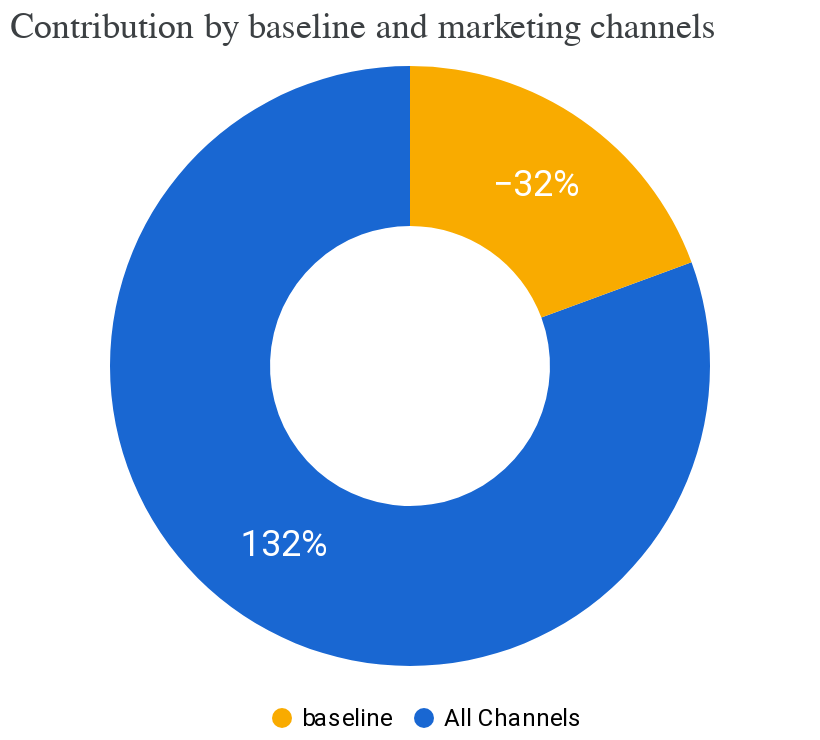

The notebook cell this image was saved under:
### Code cell
media_summary.plot_contribution_pie_chart()

### Figure 1 — Vega-Lite specification as saved in the notebook (floating-point values rounded to 4 significant figures)
{"config": {"view": {"continuousWidth": 300, "continuousHeight": 300, "stroke": null}}, "layer": [{"mark": {"type": "arc", "innerRadius": 70, "outerRadius": 150}, "encoding": {"color": {"field": "channel", "legend": {"direction": "horizontal", "labelFont": "Roboto", "labelFontSize": 12, "legendX": 130, "legendY": 320, "orient": "none", "title": null}, "scale": {"domain": ["baseline", "All Channels"], "range": ["#F9AB00", "#1967D2"]}, "type": "nominal"}, "theta": {"field": "pct_of_contribution", "stack": true, "type": "quantitative"}}}, {"mark": {"type": "text", "fill": "white", "font": "Roboto", "radius": 110, "size": 18}, "encoding": {"color": {"field": "channel", "legend": {"direction": "horizontal", "labelFont": "Roboto", "labelFontSize": 12, "legendX": 130, "legendY": 320, "orient": "none", "title": null}, "scale": {"domain": ["baseline", "All Channels"], "range": ["#F9AB00", "#1967D2"]}, "type": "nominal"}, "text": {"field": "pct_of_contribution", "format": ".0%", "type": "quantitative"}, "theta": {"field": "pct_of_contribution", "stack": true, "type": "quantitative"}}}], "data": {"name": "data-9aa29e6189b9f4ea4e5efe524d8bb9af"}, "title": {"text": "Contribution by baseline and marketing channels", "anchor": "start", "color": "#3C4043", "font": "Google Sans Display", "fontSize": 18, "fontWeight": "normal", "offset": 10}, "width": 400, "$schema": "https://vega.github.io/schema/vega-lite/v5.20.1.json", "datasets": {"data-9aa29e6189b9f4ea4e5efe524d8bb9af": [{"channel": "All Channels", "incremental_outcome": 22630000.0, "pct_of_contribution": 1.317}, {"channel": "baseline", "incremental_outcome": -5442000.0, "pct_of_contribution": -0.3166}]}}
